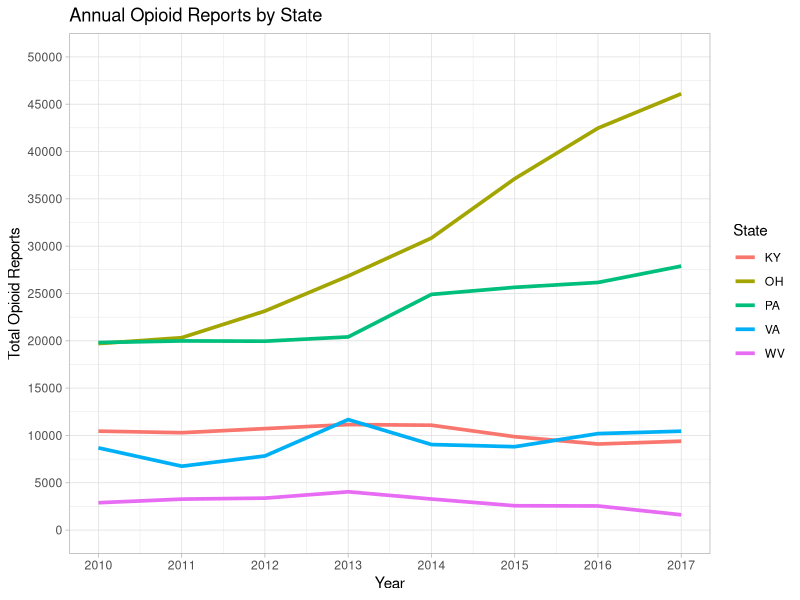
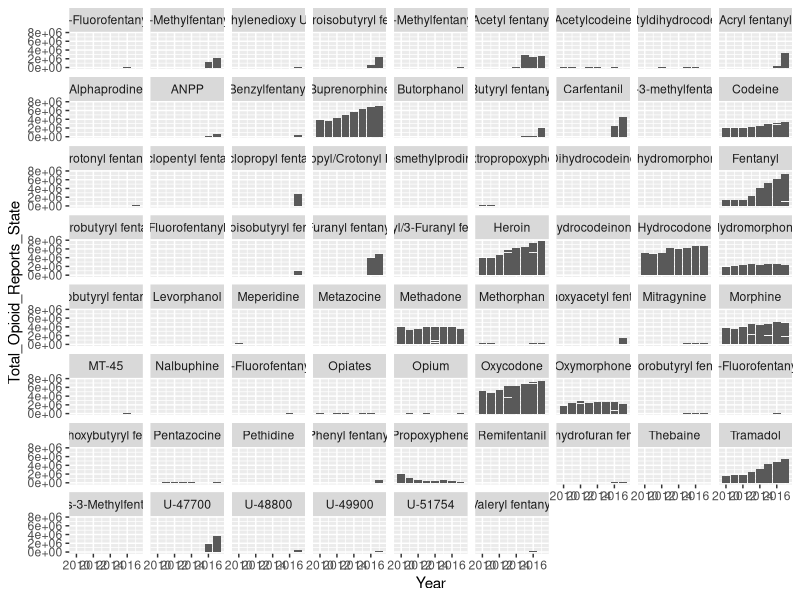

Here is the R script that generated these plots, in order:
## ---- chunk 1
knitr::opts_chunk$set(echo = TRUE)
## ---- chunk 2
# Libraries
library(tidyverse)
library(ggplot2)
## ---- chunk 3
# Read the data into R
Data = read.csv(file = 'MCM_NFLIS_Data.csv', header = FALSE)

# Create a data frame
DF = data.frame(Year = Data$V1,
                State = Data$V2,
                County = Data$V3,
                FIPS_State = Data$V4,
                FIPS_County = Data$V5,
                FIPS_Combined = Data$V6,
                Substance = Data$V7,
                Opioid_Reports = Data$V8,
                Total_Drug_Reports_County = Data$V9,
                Total_Drug_Reports_State = Data$V10)

# Extract relevant rows and reindex
DF = DF[-1,]
rownames(DF) = NULL

# Transform factors into numeric values
DF$Year = as.numeric(as.character(DF$Year))
DF$Opioid_Reports = as.numeric(as.character(DF$Opioid_Reports))
DF$Total_Drug_Reports_County = as.numeric(as.character(DF$Total_Drug_Reports_County))
DF$Total_Drug_Reports_State = as.numeric(as.character(DF$Total_Drug_Reports_State))

# Compute total opioid reports for each year and county
Annual_County <- DF %>%
  group_by(Year, FIPS_Combined) %>%
  summarize(Total_Opioid_Reports_County = sum(Opioid_Reports))

# Compute total opioid reports for each year and state
Annual_State <- DF %>%
  group_by(Year, FIPS_State) %>%
  summarize(Total_Opioid_Reports_State = sum(Opioid_Reports))

# Join opioid totals back to original dataset
DF <- DF %>%
  inner_join(Annual_County, by = c("Year", "FIPS_Combined")) %>%
  inner_join(Annual_State, by = c("Year", "FIPS_State"))

# Reorder Columns
DF <- DF[c(1,2,3,4,5,6,7,8,11,12,9,10)]
## ---- chunk 4
# Create the first vizualization
DF %>%
  ggplot(aes(x = Year, y = Total_Opioid_Reports_State, color = State)) +
  geom_line(size = 1.25) +
  labs(x = "Year", y = "Total Opioid Reports") +
  ggtitle("Annual Opioid Reports by State") +
  scale_x_continuous(breaks = c(seq(2010, 2017, 1)), limits = c(2010, 2017)) +
  scale_y_continuous(breaks = c(seq(0, 50000, 5000)), limits = c(0, 50000)) +
  theme_light()
## ---- chunk 5
# Create Second Visualization
# Still need to improve this obvi
DF %>% 
  ggplot(aes(x=Year,y=Total_Opioid_Reports_State)) +
  geom_col() +
  facet_wrap(~Substance)
